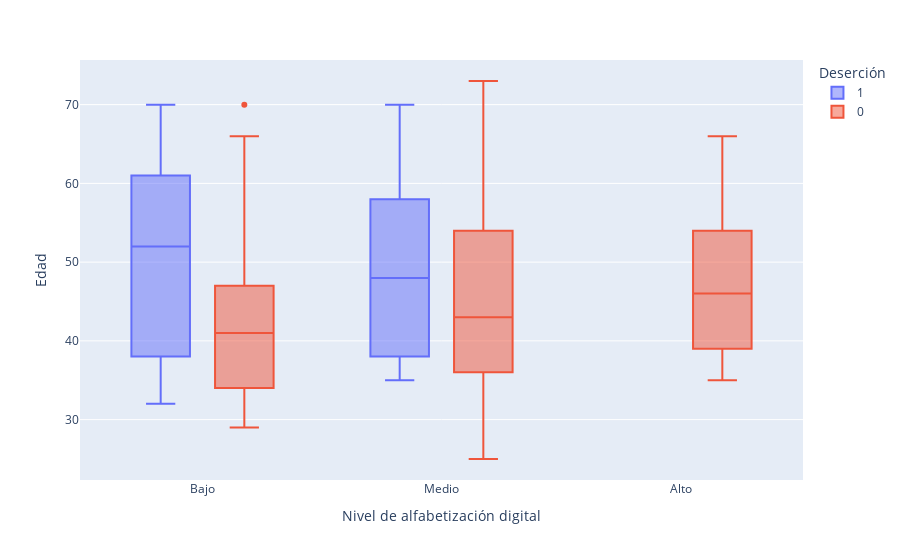

This figure's notebook cell:
### Code cell
fig = px.box(df, x="Nivel de alfabetización digital", y="Edad", color="Deserción")
fig.update_traces(quartilemethod="exclusive") # or "inclusive", or "linear" by default
fig.show()

### Figure 1 — Plotly figure (JSON) as saved in the notebook; plotly's stock layout.template omitted (floating-point values rounded to 4 significant figures; data arrays with more than 128 entries replaced by an {"elided": "..."} marker saying what was removed)
{"data": [{"alignmentgroup": "True", "hovertemplate": "Deserción=1<br>Nivel de alfabetización digital=%{x}<br>Edad=%{y}<extra></extra>", "legendgroup": "1", "marker": {"color": "#636efa"}, "name": "1", "notched": false, "offsetgroup": "1", "orientation": "v", "quartilemethod": "exclusive", "showlegend": true, "type": "box", "x": ["Bajo", "Bajo", "Bajo", "Bajo", "Bajo", "Bajo", "Bajo", "Bajo", "Bajo", "Bajo", "Bajo", "Bajo", "Bajo", "Bajo", "Bajo", "Bajo", "Bajo", "Bajo", "Bajo", "Bajo", "Bajo", "Bajo", "Bajo", "Bajo", "Bajo", "Bajo", "Bajo", "Bajo", "Bajo", "Bajo", "Bajo", "Bajo", "Bajo", "Bajo", "Bajo", "Bajo", "Bajo", "Bajo", "Bajo", "Bajo", "Bajo", "Bajo", "Bajo", "Medio", "Medio", "Medio", "Medio", "Medio", "Medio", "Medio", "Medio", "Medio", "Medio", "Medio", "Medio", "Medio", "Medio", "Medio", "Medio", "Medio", "Medio"], "x0": " ", "xaxis": "x", "y": [58, 60, 65, 63, 61, 50, 42, 37, 47, 37, 52, 70, 61, 52, 66, 63, 61, 53, 47, 62, 34, 38, 48, 44, 37, 64, 56, 34, 53, 36, 68, 53, 42, 52, 60, 32, 42, 38, 56, 33, 58, 51, 35, 59, 58, 47, 36, 49, 58, 66, 36, 44, 70, 39, 57, 51, 53, 35, 36, 41, 38], "y0": " ", "yaxis": "y"}, {"alignmentgroup": "True", "hovertemplate": "Deserción=0<br>Nivel de alfabetización digital=%{x}<br>Edad=%{y}<extra></extra>", "legendgroup": "0", "marker": {"color": "#EF553B"}, "name": "0", "notched": false, "offsetgroup": "0", "orientation": "v", "quartilemethod": "exclusive", "showlegend": true, "type": "box", "x": {"elided": "267 str values"}, "x0": " ", "xaxis": "x", "y": {"elided": "267 int values"}, "y0": " ", "yaxis": "y"}], "layout": {"autosize": true, "boxmode": "group", "legend": {"title": {"text": "Deserción"}, "tracegroupgap": 0}, "margin": {"t": 60}, "xaxis": {"anchor": "y", "autorange": true, "domain": [0, 1], "range": [-0.5075, 2.508], "title": {"text": "Nivel de alfabetización digital"}, "type": "category"}, "yaxis": {"anchor": "x", "autorange": true, "domain": [0, 1], "range": [22.33, 75.67], "title": {"text": "Edad"}, "type": "linear"}}}
